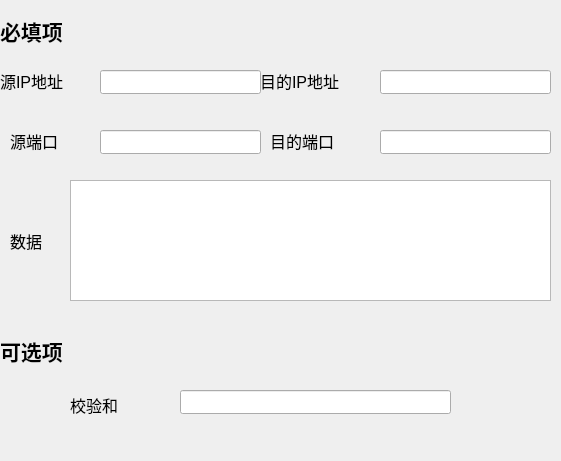
   <widget class="QWidget" name="UDP" native="true">
    <property name="geometry">
     <rect>
      <x>5</x>
      <y>-10</y>
      <width>561</width>
      <height>461</height>
     </rect>
    </property>
    <widget class="QLabel" name="label_112">
     <property name="geometry">
      <rect>
       <x>0</x>
       <y>10</y>
       <width>111</width>
       <height>41</height>
      </rect>
     </property>
     <property name="font">
      <font>
       <family>Arial Black</family>
       <pointsize>16</pointsize>
       <weight>75</weight>
       <bold>true</bold>
      </font>
     </property>
     <property name="text">
      <string>必填项</string>
     </property>
    </widget>
    <widget class="QLabel" name="label_113">
     <property name="geometry">
      <rect>
       <x>0</x>
       <y>60</y>
       <width>101</width>
       <height>41</height>
      </rect>
     </property>
     <property name="font">
      <font>
       <family>Arial</family>
       <pointsize>12</pointsize>
       <weight>50</weight>
       <bold>false</bold>
      </font>
     </property>
     <property name="text">
      <string>源IP地址</string>
     </property>
    </widget>
    <widget class="QLabel" name="label_114">
     <property name="geometry">
      <rect>
       <x>260</x>
       <y>60</y>
       <width>121</width>
       <height>41</height>
      </rect>
     </property>
     <property name="font">
      <font>
       <family>Arial</family>
       <pointsize>12</pointsize>
       <weight>50</weight>
       <bold>false</bold>
      </font>
     </property>
     <property name="text">
      <string>目的IP地址</string>
     </property>
    </widget>
    <widget class="QLineEdit" name="UDPsrcIP">
     <property name="geometry">
      <rect>
       <x>100</x>
       <y>70</y>
       <width>161</width>
       <height>24</height>
      </rect>
     </property>
    </widget>
    <widget class="QLineEdit" name="UDPdstIP">
     <property name="geometry">
      <rect>
       <x>380</x>
       <y>70</y>
       <width>171</width>
       <height>24</height>
      </rect>
     </property>
    </widget>
    <widget class="QTextEdit" name="UDPdata">
     <property name="geometry">
      <rect>
       <x>70</x>
       <y>180</y>
       <width>481</width>
       <height>121</height>
      </rect>
     </property>
    </widget>
    <widget class="QLabel" name="label_115">
     <property name="geometry">
      <rect>
       <x>10</x>
       <y>220</y>
       <width>51</width>
       <height>41</height>
      </rect>
     </property>
     <property name="font">
      <font>
       <family>Arial</family>
       <pointsize>12</pointsize>
       <weight>50</weight>
       <bold>false</bold>
      </font>
     </property>
     <property name="text">
      <string>数据</string>
     </property>
    </widget>
    <widget class="QLabel" name="label_116">
     <property name="geometry">
      <rect>
       <x>0</x>
       <y>330</y>
       <width>111</width>
       <height>41</height>
      </rect>
     </property>
     <property name="font">
      <font>
       <family>Arial Black</family>
       <pointsize>16</pointsize>
       <weight>75</weight>
       <bold>true</bold>
      </font>
     </property>
     <property name="text">
      <string>可选项</string>
     </property>
    </widget>
    <widget class="QLineEdit" name="UDPchecksum">
     <property name="geometry">
      <rect>
       <x>180</x>
       <y>390</y>
       <width>271</width>
       <height>24</height>
      </rect>
     </property>
     <property name="text">
      <string/>
     </property>
    </widget>
    <widget class="QLabel" name="label_123">
     <property name="geometry">
      <rect>
       <x>70</x>
       <y>384</y>
       <width>101</width>
       <height>41</height>
      </rect>
     </property>
     <property name="font">
      <font>
       <family>Arial</family>
       <pointsize>12</pointsize>
       <weight>50</weight>
       <bold>false</bold>
      </font>
     </property>
     <property name="text">
      <string>校验和</string>
     </property>
    </widget>
    <widget class="QLineEdit" name="UDPdstport">
     <property name="geometry">
      <rect>
       <x>380</x>
       <y>130</y>
       <width>171</width>
       <height>24</height>
      </rect>
     </property>
    </widget>
    <widget class="QLabel" name="label_126">
     <property name="geometry">
      <rect>
       <x>270</x>
       <y>120</y>
       <width>101</width>
       <height>41</height>
      </rect>
     </property>
     <property name="font">
      <font>
       <family>Arial</family>
       <pointsize>12</pointsize>
       <weight>50</weight>
       <bold>false</bold>
      </font>
     </property>
     <property name="text">
      <string>目的端口</string>
     </property>
    </widget>
    <widget class="QLabel" name="label_127">
     <property name="geometry">
      <rect>
       <x>10</x>
       <y>120</y>
       <width>71</width>
       <height>41</height>
      </rect>
     </property>
     <property name="font">
      <font>
       <family>Arial</family>
       <pointsize>12</pointsize>
       <weight>50</weight>
       <bold>false</bold>
      </font>
     </property>
     <property name="text">
      <string>源端口</string>
     </property>
    </widget>
    <widget class="QLineEdit" name="UDPsrcport">
     <property name="geometry">
      <rect>
       <x>100</x>
       <y>130</y>
       <width>161</width>
       <height>24</height>
      </rect>
     </property>
    </widget>
   </widget>
